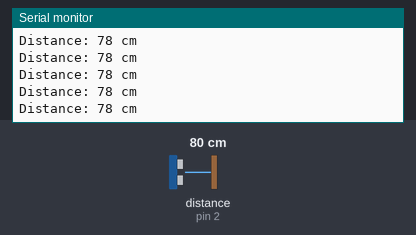
Simulated run of this sketch. Board: Arduino Uno, built with avr-gcc and run on an emulated ATmega328P. Parts: the last lines printed to the serial monitor. Wiring (inferred from the names in the program): ultrasonic range finder: trigger pin 3; echo pin 2. Inputs (shaded band) come from the test bench; at power-on: distance to the obstacle (sensor on pin 2) 80 cm. The echo pulse lasts 58.3 µs per cm.

Above: at 3.4 s.
3.5 s: distance to the obstacle (sensor on pin 2) set to 9 cm
At 3.85 s:
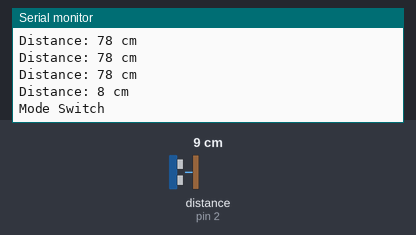
5.0 s: distance to the obstacle (sensor on pin 2) set to 12 cm
At 5.36 s:
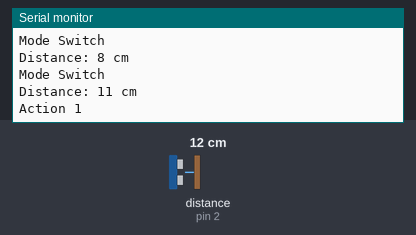
Timing chart, 0 to 8.0 s (numbered marks = the images above; inputs shaded):
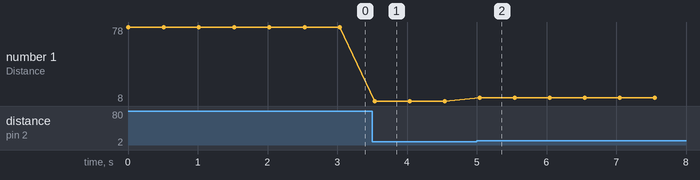

Measured:
- the behaviour switches between 10 and 11 cm on distance to the obstacle (sensor on pin 2) (found by bisection; images 1 and 2)
- after the input at 3.5 s, the serial monitor: prints a new line at once (image 1)
- after the input at 5.0 s, the serial monitor: prints a new line at once (image 2)
- plotted number 1: 78 → 8 after the input at 3.5 s, 8 → 11 after the input at 5.0 s

The sketch:

hand_gesture.ino
```cpp
#define echoPin 2
#define trigPin 3

long duration;
int distance;

void setup() {
  pinMode(trigPin, OUTPUT);
  pinMode(echoPin, INPUT);
  Serial.begin(9600);
}

void loop() {

  digitalWrite(trigPin, LOW);
  delayMicroseconds(2);

  digitalWrite(trigPin, HIGH);
  delayMicroseconds(10);
  digitalWrite(trigPin, LOW);

  duration = pulseIn(echoPin, HIGH);

  distance = duration * 0.034 / 2;


  Serial.print("Distance: ");
  Serial.print(distance);
  Serial.println(" cm");


  if (distance < 10) {
    Serial.println("Mode Switch");
  } else if (distance >= 10 && distance <= 30) {
    Serial.println("Action 1");
  } else if (distance > 30 && distance <= 45) {
    Serial.println("Action 2");
  }

  delay(500);
}
```
